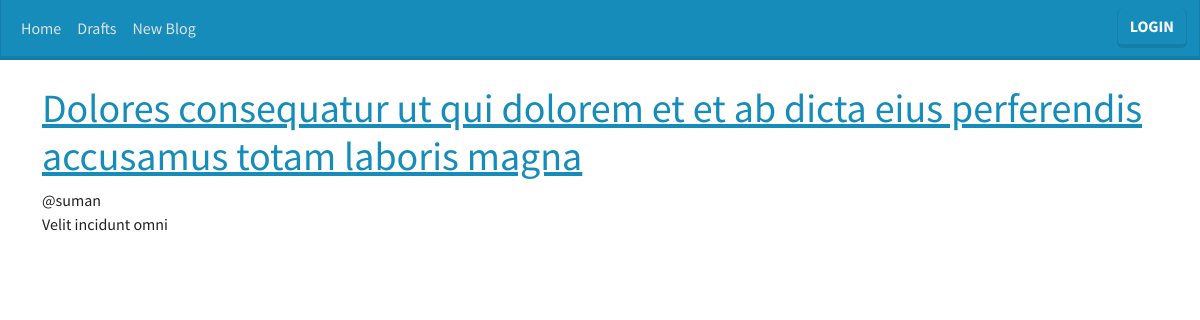
Page /post-detail/20/ on the committed database.
### blog_app/models.py (models this page shows, shortened)
class Post(models.Model):
    title = models.CharField(max_length=256)
    content = models.TextField()
    author = models.ForeignKey("auth.User",on_delete=models.CASCADE)
    created_at = models.DateTimeField(auto_now_add=True)
    updated_at = models.DateTimeField(auto_now=True)
    published_at = models.DateTimeField(null=True,blank=True)

### blog_app/views.py (the view)
# urls.py: path("post-detail/<int:pk>/", views.PostDetailView.as_view(), name="post-detail"),
class PostDetailView(DetailView):
    model = Post
    template_name = "post_detail.html"
    context_object_name = "post"
    def get_queryset(self):
        queryset = Post.objects.filter(pk=self.kwargs["pk"], published_at__isnull=False)
        return queryset

### templates/post_detail.html (shortened to what this page needs)
{% extends "base.html" %}
{% block content %}
<div class="row">
    <div class="col">
        <div class="mt-4">
            <h1>
                <a href="#">{{post.title}}</a>
            </h1>
            <div class="date author">@{{ post.author.username }}</div>
            <p>{{post.content|linebreaksbr }}</p>
        </div>
    </div>
</div>
{% endblock content %}

### rows in the picture
Post: title "Dolores consequatur ut qui dolorem et et ab dicta eius perferendis accusamus totam laboris magna", author.username "suman", content "Velit incidunt omni"
